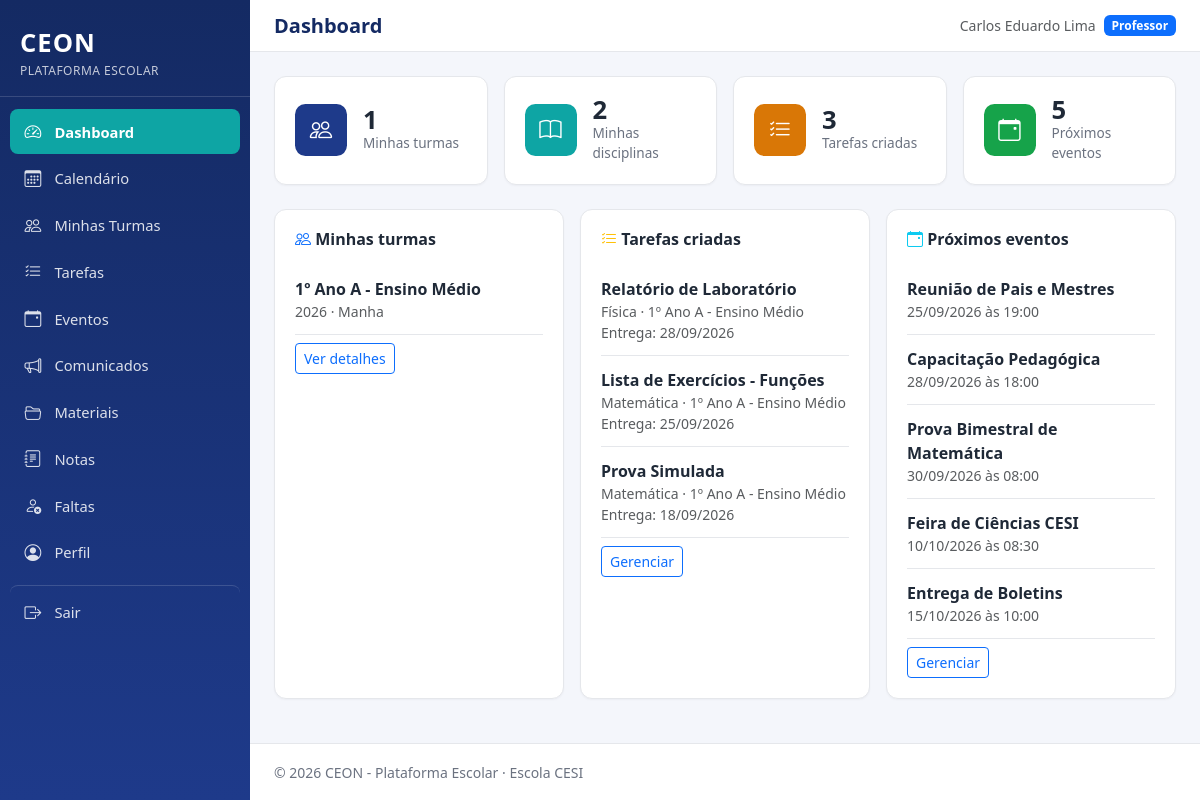
/professor/dashboard.php (signed in), run on the app's committed database.
### tables this page shows
CREATE TABLE turmas (
    id INT AUTO_INCREMENT PRIMARY KEY,
    nome VARCHAR(100) NOT NULL,
    ano_letivo YEAR NOT NULL,
    turno ENUM('manha', 'tarde', 'noite') NOT NULL,
    UNIQUE KEY uq_turma (nome, ano_letivo)
);

CREATE TABLE tarefas (
    id INT AUTO_INCREMENT PRIMARY KEY,
    disciplina_id INT NOT NULL,
    turma_id INT NOT NULL,
    professor_id INT NOT NULL,
    titulo VARCHAR(150) NOT NULL,
    descricao TEXT NULL,
    data_entrega DATE NOT NULL,
    CONSTRAINT fk_tarefas_disciplina FOREIGN KEY (disciplina_id) REFERENCES disciplinas(id) ON DELETE CASCADE,
    CONSTRAINT fk_tarefas_turma FOREIGN KEY (turma_id) REFERENCES turmas(id) ON DELETE CASCADE,
    CONSTRAINT fk_tarefas_professor FOREIGN KEY (professor_id) REFERENCES professores(id) ON DELETE CASCADE,
    INDEX idx_tarefas_entrega (data_entrega)
);

CREATE TABLE disciplinas (
    id INT AUTO_INCREMENT PRIMARY KEY,
    nome VARCHAR(100) NOT NULL,
    descricao TEXT NULL
);

CREATE TABLE eventos (
    id INT AUTO_INCREMENT PRIMARY KEY,
    titulo VARCHAR(150) NOT NULL,
    descricao TEXT NULL,
    data DATE NOT NULL,
    hora TIME NULL,
    local VARCHAR(150) NULL,
    publico_alvo ENUM('todos', 'alunos', 'professores', 'turma') NOT NULL DEFAULT 'todos',
    turma_id INT NULL,
    criado_por INT NOT NULL,
    CONSTRAINT fk_eventos_turma FOREIGN KEY (turma_id) REFERENCES turmas(id) ON DELETE CASCADE,
    CONSTRAINT fk_eventos_autor FOREIGN KEY (criado_por) REFERENCES usuarios(id) ON DELETE CASCADE,
    INDEX idx_eventos_data (data)
);

### includes/auth.php (called while the page is built, shortened)
<?php
function idPerfilLogado(): ?int
{
    $pdo = getConexao();
    if ($_SESSION['tipo_usuario'] === 'professor') {
        $stmt = $pdo->prepare('SELECT id FROM professores WHERE usuario_id = ?');
        $stmt->execute([$_SESSION['usuario_id']]);
        $linha = $stmt->fetch();
        return $linha ? (int) $linha['id'] : null;
    }
    return null;
}

### includes/professor_helpers.php (called while the page is built, shortened)
<?php
function disciplinasDoProfessor(PDO $pdo, int $professorId): array
{
    $stmt = $pdo->prepare("
        SELECT d.id, d.nome
        FROM professor_disciplinas pd
        JOIN disciplinas d ON d.id = pd.disciplina_id
        WHERE pd.professor_id = ?
        ORDER BY d.nome
    ");
    $stmt->execute([$professorId]);
    return $stmt->fetchAll();
}
function turmasDoProfessor(PDO $pdo, int $professorId): array
{
    $stmt = $pdo->prepare("
        SELECT DISTINCT t.id, t.nome, t.ano_letivo, t.turno
        FROM aulas a
        JOIN turmas t ON t.id = a.turma_id
        WHERE a.professor_id = ?
        ORDER BY t.nome
    ");
    $stmt->execute([$professorId]);
    $turmas = $stmt->fetchAll();
    return $turmas;
}

### includes/functions.php (called while the page is built, shortened)
<?php
function e(?string $valor): string
{
    return htmlspecialchars($valor ?? '', ENT_QUOTES, 'UTF-8');
}
function formatarData(?string $dataSql): string
{
    $dt = DateTime::createFromFormat('Y-m-d', substr($dataSql, 0, 10));
    return $dt ? $dt->format('d/m/Y') : '-';
}
function formatarHora(?string $horaSql): string
{
    return substr($horaSql, 0, 5);
}

### professor/dashboard.php (the view, shortened to what this page needs)
<?php
require_once __DIR__ . '/../includes/auth.php';
require_once __DIR__ . '/../includes/functions.php';
require_once __DIR__ . '/../includes/professor_helpers.php';
$pdo = getConexao();
$professorId = idPerfilLogado();
$minhasDisciplinas = disciplinasDoProfessor($pdo, $professorId);
$minhasTurmas = turmasDoProfessor($pdo, $professorId);
$stmt = $pdo->prepare('SELECT COUNT(*) AS c FROM tarefas WHERE professor_id = ?');
$stmt->execute([$professorId]);
$totalTarefas = (int) $stmt->fetch()['c'];
$stmt = $pdo->prepare("
    SELECT COUNT(*) AS c FROM eventos
    WHERE data >= CURDATE() AND (publico_alvo IN ('todos','professores') OR criado_por = ?)
");
$stmt->execute([(int) $_SESSION['usuario_id']]);
$totalEventos = (int) $stmt->fetch()['c'];
$stmt = $pdo->prepare("
    SELECT * FROM eventos
    WHERE data >= CURDATE() AND (publico_alvo IN ('todos','professores') OR criado_por = ?)
    ORDER BY data ASC, hora ASC LIMIT 5
");
$stmt->execute([(int) $_SESSION['usuario_id']]);
$proximosEventos = $stmt->fetchAll();
$stmt = $pdo->prepare("
    SELECT t.*, d.nome AS disciplina_nome, tu.nome AS turma_nome
    FROM tarefas t
    JOIN disciplinas d ON d.id = t.disciplina_id
    JOIN turmas tu ON tu.id = t.turma_id
    WHERE t.professor_id = ?
    ORDER BY t.data_entrega DESC LIMIT 5
");
$stmt->execute([$professorId]);
$tarefasRecentes = $stmt->fetchAll();
require_once __DIR__ . '/../includes/header.php';
?>
<div class="row g-3 mb-4">
    <div class="col-sm-6 col-lg-3">
        <div class="ceon-card ceon-stat-card">
            <div class="ceon-stat-icon" style="background:#1e3a8a;"><i class="bi bi-people"></i></div>
            <div>
                <div class="ceon-stat-value"><?= count($minhasTurmas) ?></div>
                <div class="ceon-stat-label">Minhas turmas</div>
            </div>
        </div>
    </div>
    <div class="col-sm-6 col-lg-3">
        <div class="ceon-card ceon-stat-card">
            <div class="ceon-stat-icon" style="background:#0ea5a4;"><i class="bi bi-book"></i></div>
            <div>
                <div class="ceon-stat-value"><?= count($minhasDisciplinas) ?></div>
                <div class="ceon-stat-label">Minhas disciplinas</div>
            </div>
        </div>
    </div>
    <div class="col-sm-6 col-lg-3">
        <div class="ceon-card ceon-stat-card">
            <div class="ceon-stat-icon" style="background:#d97706;"><i class="bi bi-list-check"></i></div>
            <div>
                <div class="ceon-stat-value"><?= $totalTarefas ?></div>
                <div class="ceon-stat-label">Tarefas criadas</div>
            </div>
        </div>
    </div>
    <div class="col-sm-6 col-lg-3">
        <div class="ceon-card ceon-stat-card">
            <div class="ceon-stat-icon" style="background:#16a34a;"><i class="bi bi-calendar-event"></i></div>
            <div>
                <div class="ceon-stat-value"><?= $totalEventos ?></div>
                <div class="ceon-stat-label">Próximos eventos</div>
            </div>
        </div>
    </div>
</div>
<div class="row g-3">
    <div class="col-lg-4">
        <div class="ceon-card">
            <h2 class="h6 fw-bold mb-3"><i class="bi bi-people text-primary"></i> Minhas turmas</h2>
            <?php if (empty($minhasTurmas)): ?>
                <p class="text-muted small mb-0">Nenhuma turma vinculada.</p>
            <?php else: ?>
                <?php foreach ($minhasTurmas as $t): ?>
                    <div class="ceon-list-item">
                        <div class="fw-semibold"><?= e($t['nome']) ?></div>
                        <div class="small text-muted"><?= e($t['ano_letivo']) ?> &middot; <?= e(ucfirst($t['turno'])) ?></div>
                    </div>
                <?php endforeach; ?>
            <?php endif; ?>
            <a href="turmas.php" class="btn btn-sm btn-outline-primary mt-2">Ver detalhes</a>
        </div>
    </div>
    <div class="col-lg-4">
        <div class="ceon-card">
            <h2 class="h6 fw-bold mb-3"><i class="bi bi-list-check text-warning"></i> Tarefas criadas</h2>
            <?php if (empty($tarefasRecentes)): ?>
                <p class="text-muted small mb-0">Nenhuma tarefa cadastrada.</p>
            <?php else: ?>
                <?php foreach ($tarefasRecentes as $t): ?>
                    <div class="ceon-list-item">
                        <div class="fw-semibold"><?= e($t['titulo']) ?></div>
                        <div class="small text-muted"><?= e($t['disciplina_nome']) ?> &middot; <?= e($t['turma_nome']) ?></div>
                        <div class="small text-muted">Entrega: <?= formatarData($t['data_entrega']) ?></div>
                    </div>
                <?php endforeach; ?>
            <?php endif; ?>
            <a href="tarefas.php" class="btn btn-sm btn-outline-primary mt-2">Gerenciar</a>
        </div>
    </div>
    <div class="col-lg-4">
        <div class="ceon-card">
            <h2 class="h6 fw-bold mb-3"><i class="bi bi-calendar-event text-info"></i> Próximos eventos</h2>
            <?php if (empty($proximosEventos)): ?>
                <p class="text-muted small mb-0">Nenhum evento agendado.</p>
            <?php else: ?>
                <?php foreach ($proximosEventos as $ev): ?>
                    <div class="ceon-list-item">
                        <div class="fw-semibold"><?= e($ev['titulo']) ?></div>
                        <div class="small text-muted"><?= formatarData($ev['data']) ?> <?= $ev['hora'] ? 'às ' . formatarHora($ev['hora']) : '' ?></div>
                    </div>
                <?php endforeach; ?>
            <?php endif; ?>
            <a href="eventos.php" class="btn btn-sm btn-outline-primary mt-2">Gerenciar</a>
        </div>
    </div>
</div>
<?php require_once __DIR__ . '/../includes/footer.php'; ?>

### assets/css/style.css (style rules this page uses)
:root { --ceon-primary: #1e3a8a; --ceon-primary-light: #2f52b0; --ceon-primary-dark: #142a63; --ceon-accent: #0ea5a4; --ceon-bg: #f4f6fb; --ceon-card-bg: #ffffff; --ceon-text: #1f2937; --ceon-text-muted: #6b7280; --ceon-border: #e5e7eb; --ceon-sidebar-width: 250px; --ceon-danger: #dc2626; --ceon-warning: #d97706; --ceon-success: #16a34a; }
* { box-sizing: border-box; }
body { background-color: var(--ceon-bg); color: var(--ceon-text); font-family: 'Segoe UI', Roboto, Helvetica, Arial, sans-serif; margin: 0; }
a { text-decoration: none; }
.ceon-card { background: var(--ceon-card-bg); border: 1px solid var(--ceon-border); border-radius: .75rem; padding: 1.25rem; height: 100%; box-shadow: 0 1px 2px rgba(16,24,40,.04); }
.ceon-stat-card { display: flex; align-items: center; gap: 1rem; }
.ceon-stat-icon { width: 52px; height: 52px; border-radius: .65rem; display: flex; align-items: center; justify-content: center; font-size: 1.4rem; color: #fff; background: var(--ceon-primary); flex-shrink: 0; }
.ceon-stat-value { font-size: 1.6rem; font-weight: 700; line-height: 1; }
.ceon-stat-label { color: var(--ceon-text-muted); font-size: .85rem; }
.ceon-list-item { padding: .75rem 0; border-bottom: 1px solid var(--ceon-border); }

### data on the page
turmas: nome "1º Ano A - Ensino Médio", ano_letivo "2026", turno "Manha"
tarefas: titulo "Relatório de Laboratório", disciplina.nome "Física", turma.nome "1º Ano A - Ensino Médio", data_entrega "28/09/2026"
tarefas: titulo "Lista de Exercícios - Funções", disciplina.nome "Matemática", turma.nome "1º Ano A - Ensino Médio", data_entrega "25/09/2026"
tarefas: titulo "Prova Simulada", disciplina.nome "Matemática", turma.nome "1º Ano A - Ensino Médio", data_entrega "18/09/2026"
eventos: titulo "Reunião de Pais e Mestres", data "25/09/2026", hora "19:00"
eventos: titulo "Capacitação Pedagógica", data "28/09/2026", hora "18:00"
eventos: titulo "Prova Bimestral de Matemática", data "30/09/2026", hora "08:00"
eventos: titulo "Feira de Ciências CESI", data "10/10/2026", hora "08:30"
eventos: titulo "Entrega de Boletins", data "15/10/2026", hora "10:00"

### other printed values
$rotulo "Dashboard"
$rotulo "Calendário"
$rotulo "Minhas Turmas"
$rotulo "Tarefas"
$rotulo "Eventos"
$rotulo "Comunicados"
$rotulo "Materiais"
$rotulo "Notas"
$rotulo "Faltas"
$rotulo "Perfil"
$tituloPagina "Dashboard"
$_SESSION['nome'] "Carlos Eduardo Lima"
rotuloTipoUsuario($_SESSION['tipo_usuario'] ?? '') "Professor"
count($minhasTurmas) "1"
count($minhasDisciplinas) "2"
